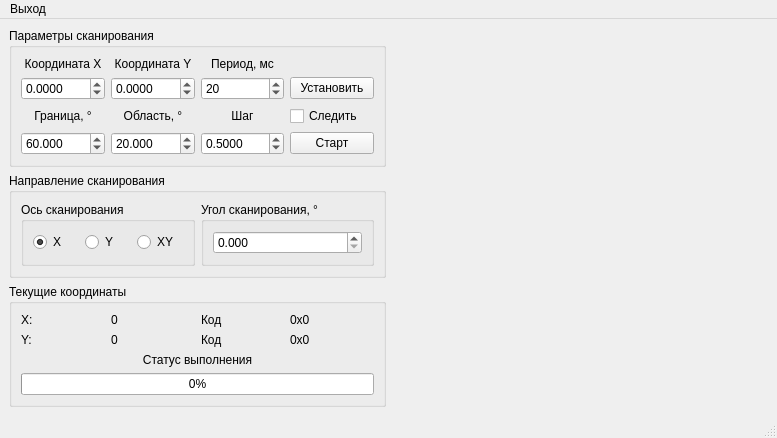
<?xml version="1.0" encoding="UTF-8"?>
<ui version="4.0">
 <class>beamwidget</class>
 <widget class="QMainWindow" name="beamwidget">
  <property name="geometry">
   <rect>
    <x>0</x>
    <y>0</y>
    <width>777</width>
    <height>401</height>
   </rect>
  </property>
  <property name="windowTitle">
   <string>Управление лучом</string>
  </property>
  <widget class="QWidget" name="centralwidget">
   <layout class="QGridLayout" name="gridLayout_2">
    <item row="1" column="0">
     <widget class="QGroupBox" name="groupBox_2">
      <property name="title">
       <string>Направление сканирования</string>
      </property>
      <layout class="QHBoxLayout" name="horizontalLayout_5">
       <item>
        <widget class="QGroupBox" name="groupBox_5">
         <property name="title">
          <string>Ось сканирования</string>
         </property>
         <layout class="QVBoxLayout" name="verticalLayout">
          <item>
           <layout class="QHBoxLayout" name="horizontalLayout_2">
            <item>
             <widget class="QRadioButton" name="rbtAxisX">
              <property name="text">
               <string>X</string>
              </property>
              <property name="checked">
               <bool>true</bool>
              </property>
             </widget>
            </item>
            <item>
             <widget class="QRadioButton" name="rbtAxisY">
              <property name="text">
               <string>Y</string>
              </property>
             </widget>
            </item>
            <item>
             <widget class="QRadioButton" name="rbtAxisXY">
              <property name="text">
               <string>XY</string>
              </property>
             </widget>
            </item>
           </layout>
          </item>
         </layout>
        </widget>
       </item>
       <item>
        <widget class="QGroupBox" name="groupBox_6">
         <property name="title">
          <string>Угол сканирования, °</string>
         </property>
         <layout class="QVBoxLayout" name="verticalLayout_2">
          <item>
           <layout class="QHBoxLayout" name="horizontalLayout_3">
            <item>
             <widget class="QDoubleSpinBox" name="scanAngle">
              <property name="decimals">
               <number>3</number>
              </property>
              <property name="minimum">
               <double>0.000000000000000</double>
              </property>
              <property name="maximum">
               <double>180.000000000000000</double>
              </property>
             </widget>
            </item>
           </layout>
          </item>
         </layout>
        </widget>
       </item>
      </layout>
     </widget>
    </item>
    <item row="2" column="0">
     <widget class="QGroupBox" name="groupBox_4">
      <property name="title">
       <string>Текущие координаты</string>
      </property>
      <layout class="QGridLayout" name="gridLayout_4">
       <item row="0" column="0">
        <layout class="QGridLayout" name="gridLayout_3">
         <item row="0" column="0">
          <widget class="QLabel" name="label_7">
           <property name="text">
            <string>X:</string>
           </property>
          </widget>
         </item>
         <item row="0" column="1">
          <widget class="QLabel" name="currentX">
           <property name="text">
            <string>0</string>
           </property>
           <property name="alignment">
            <set>Qt::AlignLeading|Qt::AlignLeft|Qt::AlignVCenter</set>
           </property>
          </widget>
         </item>
         <item row="0" column="2">
          <widget class="QLabel" name="label_9">
           <property name="text">
            <string>Код</string>
           </property>
          </widget>
         </item>
         <item row="0" column="3">
          <widget class="QLabel" name="currentXcode">
           <property name="text">
            <string>0x0</string>
           </property>
           <property name="alignment">
            <set>Qt::AlignLeading|Qt::AlignLeft|Qt::AlignVCenter</set>
           </property>
          </widget>
         </item>
         <item row="1" column="0">
          <widget class="QLabel" name="label_11">
           <property name="text">
            <string>Y:</string>
           </property>
          </widget>
         </item>
         <item row="1" column="1">
          <widget class="QLabel" name="currentY">
           <property name="text">
            <string>0</string>
           </property>
           <property name="alignment">
            <set>Qt::AlignLeading|Qt::AlignLeft|Qt::AlignVCenter</set>
           </property>
          </widget>
         </item>
         <item row="1" column="2">
          <widget class="QLabel" name="label_13">
           <property name="text">
            <string>Код</string>
           </property>
          </widget>
         </item>
         <item row="1" column="3">
          <widget class="QLabel" name="currentYcode">
           <property name="text">
            <string>0x0</string>
           </property>
           <property name="alignment">
            <set>Qt::AlignLeading|Qt::AlignLeft|Qt::AlignVCenter</set>
           </property>
          </widget>
         </item>
         <item row="2" column="0" colspan="4">
          <widget class="QLabel" name="label_19">
           <property name="text">
            <string>Статус выполнения</string>
           </property>
           <property name="alignment">
            <set>Qt::AlignCenter</set>
           </property>
          </widget>
         </item>
        </layout>
       </item>
       <item row="1" column="0">
        <widget class="QProgressBar" name="progressBar">
         <property name="value">
          <number>0</number>
         </property>
        </widget>
       </item>
      </layout>
     </widget>
    </item>
    <item row="0" column="0">
     <widget class="QGroupBox" name="groupBox_3">
      <property name="title">
       <string>Параметры сканирования</string>
      </property>
      <layout class="QGridLayout" name="gridLayout_5">
       <item row="0" column="0">
        <layout class="QGridLayout" name="gridLayout">
         <item row="1" column="1">
          <widget class="QDoubleSpinBox" name="value_x0">
           <property name="decimals">
            <number>4</number>
           </property>
           <property name="minimum">
            <double>-90.000000000000000</double>
           </property>
           <property name="maximum">
            <double>90.000000000000000</double>
           </property>
          </widget>
         </item>
         <item row="0" column="1">
          <widget class="QLabel" name="label">
           <property name="text">
            <string>Координата X</string>
           </property>
           <property name="alignment">
            <set>Qt::AlignCenter</set>
           </property>
          </widget>
         </item>
         <item row="1" column="2">
          <widget class="QDoubleSpinBox" name="value_y0">
           <property name="decimals">
            <number>4</number>
           </property>
           <property name="minimum">
            <double>-90.000000000000000</double>
           </property>
           <property name="maximum">
            <double>90.000000000000000</double>
           </property>
          </widget>
         </item>
         <item row="0" column="2">
          <widget class="QLabel" name="label_2">
           <property name="text">
            <string>Координата Y</string>
           </property>
           <property name="alignment">
            <set>Qt::AlignCenter</set>
           </property>
          </widget>
         </item>
         <item row="1" column="3">
          <widget class="QSpinBox" name="period">
           <property name="maximum">
            <number>5000</number>
           </property>
           <property name="singleStep">
            <number>10</number>
           </property>
           <property name="value">
            <number>20</number>
           </property>
          </widget>
         </item>
         <item row="0" column="3">
          <widget class="QLabel" name="label_3">
           <property name="text">
            <string>Период, мс</string>
           </property>
           <property name="alignment">
            <set>Qt::AlignCenter</set>
           </property>
          </widget>
         </item>
         <item row="3" column="1">
          <widget class="QDoubleSpinBox" name="scanSectorMax">
           <property name="decimals">
            <number>3</number>
           </property>
           <property name="maximum">
            <double>90.000000000000000</double>
           </property>
           <property name="value">
            <double>60.000000000000000</double>
           </property>
          </widget>
         </item>
         <item row="3" column="3">
          <widget class="QDoubleSpinBox" name="step_dr">
           <property name="decimals">
            <number>4</number>
           </property>
           <property name="minimum">
            <double>-10.000000000000000</double>
           </property>
           <property name="maximum">
            <double>10.000000000000000</double>
           </property>
           <property name="singleStep">
            <double>0.500000000000000</double>
           </property>
           <property name="value">
            <double>0.500000000000000</double>
           </property>
          </widget>
         </item>
         <item row="2" column="3">
          <widget class="QLabel" name="label_6">
           <property name="text">
            <string>Шаг</string>
           </property>
           <property name="alignment">
            <set>Qt::AlignCenter</set>
           </property>
          </widget>
         </item>
         <item row="3" column="4">
          <widget class="QPushButton" name="btnStart">
           <property name="text">
            <string>Старт</string>
           </property>
          </widget>
         </item>
         <item row="1" column="4">
          <widget class="QPushButton" name="btnSetPosition">
           <property name="text">
            <string>Установить</string>
           </property>
          </widget>
         </item>
         <item row="2" column="1">
          <widget class="QLabel" name="label_5">
           <property name="text">
            <string>Граница, °</string>
           </property>
           <property name="alignment">
            <set>Qt::AlignCenter</set>
           </property>
          </widget>
         </item>
         <item row="2" column="2">
          <widget class="QLabel" name="label_42">
           <property name="text">
            <string>Область, °</string>
           </property>
           <property name="alignment">
            <set>Qt::AlignCenter</set>
           </property>
          </widget>
         </item>
         <item row="3" column="2">
          <widget class="QDoubleSpinBox" name="scanRangeSector">
           <property name="decimals">
            <number>3</number>
           </property>
           <property name="maximum">
            <double>90.000000000000000</double>
           </property>
           <property name="value">
            <double>20.000000000000000</double>
           </property>
          </widget>
         </item>
         <item row="2" column="4">
          <widget class="QCheckBox" name="cbTrackMode">
           <property name="text">
            <string>Следить</string>
           </property>
          </widget>
         </item>
        </layout>
       </item>
      </layout>
     </widget>
    </item>
    <item row="0" column="1" rowspan="3">
     <widget class="QWidget" name="widget" native="true">
      <property name="sizePolicy">
       <sizepolicy hsizetype="Expanding" vsizetype="Expanding">
        <horstretch>0</horstretch>
        <verstretch>0</verstretch>
       </sizepolicy>
      </property>
      <property name="minimumSize">
       <size>
        <width>340</width>
        <height>340</height>
       </size>
      </property>
      <layout class="QGridLayout" name="gridLayout_6">
       <property name="margin">
        <number>2</number>
       </property>
       <property name="spacing">
        <number>2</number>
       </property>
       <item row="0" column="0">
        <layout class="QVBoxLayout" name="beamLayout">
         <property name="spacing">
          <number>2</number>
         </property>
        </layout>
       </item>
      </layout>
     </widget>
    </item>
   </layout>
  </widget>
  <widget class="QStatusBar" name="statusbar"/>
  <widget class="QMenuBar" name="menubar">
   <property name="geometry">
    <rect>
     <x>0</x>
     <y>0</y>
     <width>777</width>
     <height>21</height>
    </rect>
   </property>
   <widget class="QMenu" name="menu">
    <property name="title">
     <string>Выход</string>
    </property>
   </widget>
   <addaction name="menu"/>
  </widget>
 </widget>
 <resources/>
 <connections/>
</ui>
